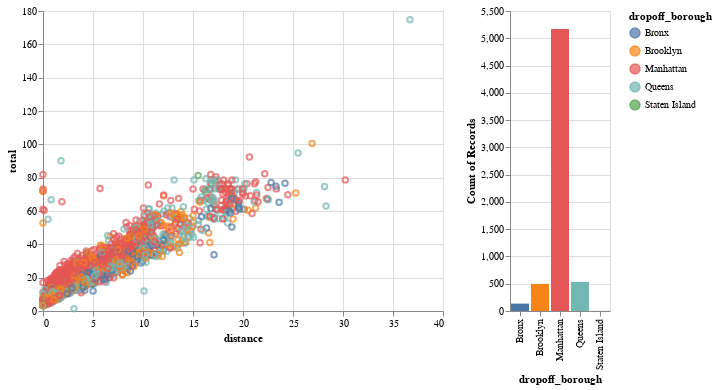

This figure's notebook cell:
### Markdown cell above
In the visual representation above, the Manhattan data points make up most of the scatter plot by far compared to the other boroughs.

### Code cell
interval = alt.selection_interval()

scatter2 = alt.Chart(df).mark_point().encode(
    x='distance',
    y='total',
    color=alt.condition(interval, 'dropoff_borough', alt.value('lightgray'))
).add_selection(
    interval
)

hist2 = alt.Chart(df).mark_bar().encode(
    x='dropoff_borough',
    y='count()',
    color='dropoff_borough'
).transform_filter(
    interval
)

alt.concat(scatter2, hist2)

### Figure 1 — Vega-Lite specification as saved in the notebook (floating-point values rounded to 4 significant figures; data arrays with more than 128 entries replaced by an {"elided": "..."} marker saying what was removed)
{"config": {"view": {"continuousWidth": 400, "continuousHeight": 300}}, "concat": [{"mark": "point", "encoding": {"color": {"condition": {"field": "dropoff_borough", "type": "nominal", "selection": "selector002"}, "value": "lightgray"}, "x": {"field": "distance", "type": "quantitative"}, "y": {"field": "total", "type": "quantitative"}}, "selection": {"selector002": {"type": "interval"}}}, {"mark": "bar", "encoding": {"color": {"field": "dropoff_borough", "type": "nominal"}, "x": {"field": "dropoff_borough", "type": "nominal"}, "y": {"aggregate": "count", "type": "quantitative"}}, "transform": [{"filter": {"selection": "selector002"}}]}], "data": {"name": "data-3592f6b8fcff8a148dc6a01847da18be"}, "$schema": "https://vega.github.io/schema/vega-lite/v4.17.0.json", "datasets": {"data-3592f6b8fcff8a148dc6a01847da18be": {"elided": "6341 records"}}}
